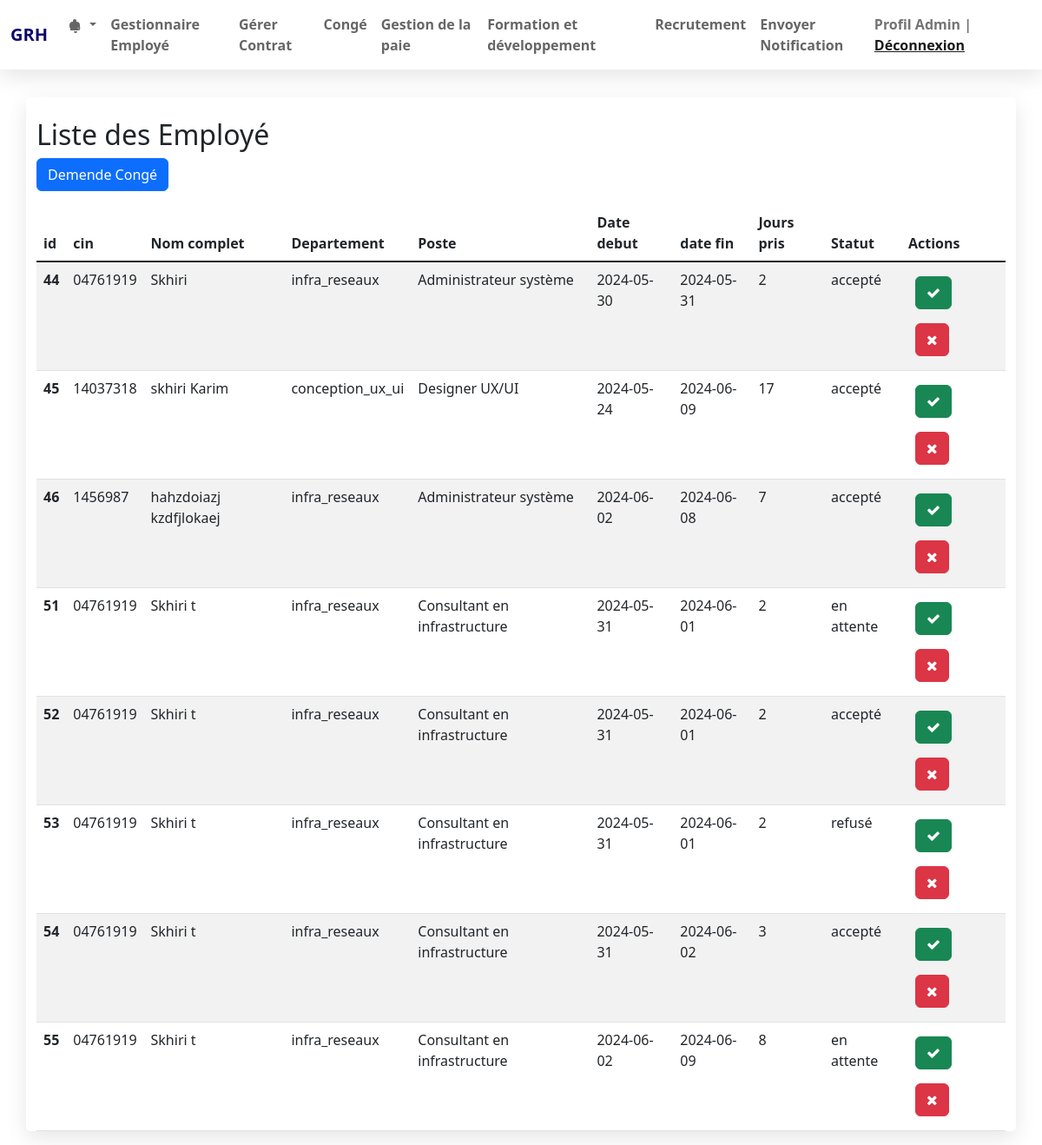
The app's page /main/liste_demande_conge.php with its own data.
### tables this page shows
CREATE TABLE `conges` (
  `id` int(11) NOT NULL,
  `nom` varchar(255) NOT NULL,
  `departement` varchar(255) NOT NULL,
  `poste` varchar(255) NOT NULL,
  `dateDebut` date NOT NULL,
  `dateFin` date NOT NULL,
  `jours_pris` int(11) DEFAULT 0,
  `cin` varchar(255) DEFAULT NULL,
  `statut` enum('en attente','accepté','refusé') NOT NULL DEFAULT 'en attente'
);

### main/liste_demande_conge.php (the view, shortened to what this page needs)
<?php
	require_once ('connect.php');
	$ReadSql = "SELECT * FROM `conges` ";
	$res = mysqli_query($con, $ReadSql);
 ?>
<!DOCTYPE html>
<html>
<head>
	<link href="https://cdn.jsdelivr.net/npm/bootstrap@5.1.3/dist/css/bootstrap.min.css" rel="stylesheet">
	<link rel="stylesheet" href="https://stackpath.bootstrapcdn.com/font-awesome/4.7.0/css/font-awesome.min.css">
	<link rel="stylesheet" href="style.css" >
</head>
<body>
	<?php
		include 'navbar.php';
	 ?>
	<div class="container">
		<div class="row pt-4">
			<h2>Liste des Employé</h2>
			<a href="Formu_congé.php">
				<button class="btn btn-primary" type="">
					Demende Congé
				</button>
			</a>
		</div>
		<table class="table table-striped mt-3">
			<thead>
				<tr>
					<th>id</th>
					<th>cin</th>
					<th>Nom complet</th>
					<th>Departement</th>
					<th>Poste</th>
					<th>Date debut</th>
					<th>date fin</th>
					<th>Jours pris</th>
					<th>Statut</th>
					<th>Actions</th>
				</tr>
			</thead>
			<tbody>
				<?php while ($r = mysqli_fetch_assoc($res)) {
				?>
				<tr>
					<th scope="row"><?php echo $r['id']; ?></th>
					<td><?php echo $r['cin']; ?></td>
					<td><?php echo $r['nom']; ?></td>
					<td><?php echo $r['departement']; ?></td>
					<td><?php echo $r['poste']; ?></td>
					<td><?php echo $r['dateDebut']; ?></td>
					<td><?php echo $r['dateFin']; ?></td>
					<td><?php echo $r['jours_pris']; ?></td>
					<td><?php echo $r['statut']; ?></td>
					<td>
 <a href="update_status.php?id=<?php echo $r['id']; ?>&status=accepté" class="btn btn-success m-2" title="Accepter">
    <i class="fa fa-check"></i>
</a>
 <a href="update_status.php?id=<?php echo $r['id']; ?>&status=refusé" class="btn btn-danger m-2" title="Refuser">
    <i class="fa fa-times"></i>
</a>
					</td>
				</tr>
			<?php } ?>
			</tbody>
		</table>
	</div>
</body>
</html>

### main/navbar.php (shortened to what this page needs)
<!DOCTYPE html>
<html lang="en">
<head>
    <link href="https://cdn.jsdelivr.net/npm/bootstrap@5.3.0/dist/css/bootstrap.min.css" rel="stylesheet">
</head>
<body>
<nav class="navbar navbar-expand-lg navbar-light bg-nav">
    <div class="container-fluid">
        <a class="navbar-brand" href="#">GRH</a>
        <div class="collapse navbar-collapse" id="navbarText">
            <ul class="navbar-nav m-auto mb-2 mb-lg-0">
                <li class="nav-item dropdown">
                    <a class="nav-link dropdown-toggle" href="#" id="notificationDropdown" role="button" data-bs-toggle="dropdown" aria-expanded="false">
                    </a>
                </li>
                <li class="nav-item">
                    <a class="nav-link" href="view.php">Gestionnaire Employé</a>
                </li>
                <li class="nav-item">
                    <a class="nav-link" href="viewcontrat.php">Gérer Contrat</a>
                </li>
                <li class="nav-item">
                    <a class="nav-link" href="liste_demande_conge.php">Congé</a>
                </li>
                <li class="nav-item">
                    <a class="nav-link" href="Liste_payement.php">Gestion de la paie</a>
                </li>
                <li class="nav-item">
                    <a class="nav-link" href="Liste_des_Formation.php">Formation et développement</a>
                </li>
                <li class="nav-item">
                    <a class="nav-link" href="Liste_des_poste.php">Recrutement</a>
                </li>
                <li class="nav-item">
                    <a class="nav-link" href="send_notification.php">Envoyer Notification</a>
                </li>
            </ul>
            <ul class="navbar-nav">
                <li class="nav-item">
                    <span class="navbar-text">
                        Profil Admin | <a href="employé/logout.php">Déconnexion</a>
                    </span>
                </li>
            </ul>
        </div>
    </div>
</nav>
</body>
</html>

### main/style.css (style rules this page uses)
.bg-nav { box-shadow:0 .5rem 1.5rem rgba(0,0,0,.1); background: #fff; z-index: 1000; }
.navbar .navbar-brand { color: #0f056b; font-weight: bold; }
.navbar-light .navbar-nav .nav-link { color: #666; font-weight: bold; }
.navbar-text { color: #666; font-weight: bold; }
.container { margin-top: 2rem; background-color: #fff; border-radius: 5px; box-shadow: 0 .5rem 1.5rem rgba(0, 0, 0, .1); }

### records on screen
conges: id "44", cin "04761919", nom "Skhiri", departement "infra_reseaux", poste "Administrateur système", dateDebut "2024-05-30", dateFin "2024-05-31", jours_pris "2", statut "accepté"
conges: id "45", cin "14037318", nom "skhiri Karim", departement "conception_ux_ui", poste "Designer UX/UI", dateDebut "2024-05-24", dateFin "2024-06-09", jours_pris "17", statut "accepté"
conges: id "46", cin "1456987", nom "hahzdoiazj kzdfjlokaej", departement "infra_reseaux", poste "Administrateur système", dateDebut "2024-06-02", dateFin "2024-06-08", jours_pris "7", statut "accepté"
conges: id "51", cin "04761919", nom "Skhiri t", departement "infra_reseaux", poste "Consultant en infrastructure", dateDebut "2024-05-31", dateFin "2024-06-01", jours_pris "2", statut "en attente"
conges: id "52", cin "04761919", nom "Skhiri t", departement "infra_reseaux", poste "Consultant en infrastructure", dateDebut "2024-05-31", dateFin "2024-06-01", jours_pris "2", statut "accepté"
conges: id "53", cin "04761919", nom "Skhiri t", departement "infra_reseaux", poste "Consultant en infrastructure", dateDebut "2024-05-31", dateFin "2024-06-01", jours_pris "2", statut "refusé"
conges: id "54", cin "04761919", nom "Skhiri t", departement "infra_reseaux", poste "Consultant en infrastructure", dateDebut "2024-05-31", dateFin "2024-06-02", jours_pris "3", statut "accepté"
conges: id "55", cin "04761919", nom "Skhiri t", departement "infra_reseaux", poste "Consultant en infrastructure", dateDebut "2024-06-02", dateFin "2024-06-09", jours_pris "8", statut "en attente"
